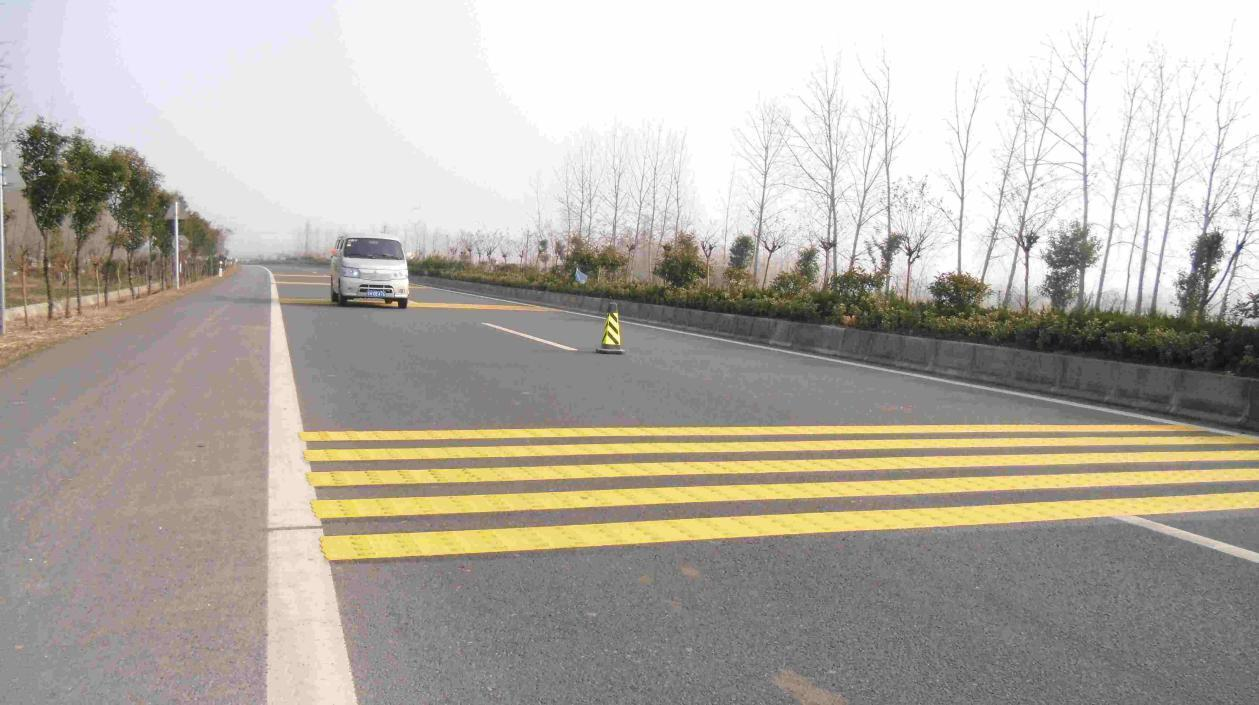
#> input picture samples/img2.jpeg, 1259 x 705 px
$ python final.py samples/img2.jpeg
#> lines starting #> are read from the running program, lines starting #| are printed output that depends on the picture; after the words box and inside, x2 and y2 are one past the last pixel; in counts of white or black regions, pixels touching at a corner belong together
#!/usr/bin/env python3
"""
Automatic corner detection for a set of painted road strips (yellow / white).

Input  : a single image
Output : the 4 corner points (original-image pixel coordinates), the polygon
         area, and an annotated image in the same style as the sample in the PDF.

Usage:
    python final.py road.jpg
    python final.py road.jpg --color white
    python final.py road.jpg --out result.png --debug

What is looked for
    A *group* of several (>= 3) roughly parallel, roughly horizontal paint
    strips lying across the road (speed-breaker / rumble markings).  Single
    long lines (lane divider, road edge line, centre line) are ignored, no
    matter what colour they are, because they are (a) steep in the image and
    (b) not a stack of parallel strips.

Pipeline
    1. Downscale large images to a working width.
    2. Colour masks (yellow, white) -> paint pixels. White uses local contrast
       so thin white lines on grey asphalt are caught but bright sky is not.
    3. Orientation filter: morphological opening with line kernels from
       -35..+35 deg keeps only near-horizontal line segments.
    4. Closing merges neighbouring strips into blobs.
    5. Every blob is cross-sectioned; the number of separate strips in it is
       counted. Blobs with >= 3 strips are scored (strips x length); the best
       blob over all colours wins.
    6. Both outer strips are tracked to their ends -> 4 corners, ordered
       clockwise, mapped back to the original resolution.
"""
import argparse
import json
import sys

import cv2
import numpy as np

WORK_WIDTH = 1280
MAX_TILT_DEG = 35          # strips steeper than this are not "horizontal"
MIN_STRIPS = 3             # a strip *set* needs at least this many strips

# HSV ranges (OpenCV: H 0-179, S/V 0-255)
YELLOW_RANGE = ((12, 80, 110), (38, 255, 255))


# --------------------------------------------------------------------------- #
# Masks
# --------------------------------------------------------------------------- #
def build_mask(bgr, color):
    """Binary mask of the requested paint colour."""
    blur = cv2.GaussianBlur(bgr, (3, 3), 0)
    hsv = cv2.cvtColor(blur, cv2.COLOR_BGR2HSV)

    if color == "yellow":
        mask = cv2.inRange(hsv, np.array(YELLOW_RANGE[0]), np.array(YELLOW_RANGE[1]))
        lab = cv2.cvtColor(blur, cv2.COLOR_BGR2LAB)
        mask &= (lab[:, :, 2] > 140).astype(np.uint8) * 255
        return mask

    # white: bright, unsaturated AND brighter than the local surroundings
    gray = cv2.cvtColor(bgr, cv2.COLOR_BGR2GRAY).astype(np.int16)
    sigma = max(4, bgr.shape[1] // 80)
    bg = cv2.GaussianBlur(gray.astype(np.uint8), (0, 0), sigma).astype(np.int16)
    contrast = gray - bg
    mask = (contrast > 18) & (hsv[:, :, 1] < 80) & (hsv[:, :, 2] > 110)
    return mask.astype(np.uint8) * 255


def road_roi_top(bgr):
    """Rows above this are ignored (sky, trees, far background)."""
    return int(bgr.shape[0] * 0.40)


def line_kernel(length, angle_deg):
    k = np.zeros((length, length), np.uint8)
    c = length // 2
    dx = np.cos(np.radians(angle_deg)) * c
    dy = -np.sin(np.radians(angle_deg)) * c
    cv2.line(k, (int(round(c - dx)), int(round(c - dy))),
             (int(round(c + dx)), int(round(c + dy))), 1, 1)
    return k


def keep_horizontal_lines(mask):
    """Keep only pixels that belong to near-horizontal line segments."""
    w = mask.shape[1]
    L = max(21, (w // 20) | 1)
    out = np.zeros_like(mask)
    for ang in range(-MAX_TILT_DEG, MAX_TILT_DEG + 1, 5):
        out |= cv2.morphologyEx(mask, cv2.MORPH_OPEN, line_kernel(L, ang))
    return out


def merge_strips(mask):
    """Close the gaps between neighbouring strips so a set becomes one blob."""
    w = mask.shape[1]
    kx = max(9, w // 60)
    ky = max(9, w // 45)
    k = cv2.getStructuringElement(cv2.MORPH_ELLIPSE, (kx, ky))
    return cv2.morphologyEx(mask, cv2.MORPH_CLOSE, k)


def principal_axes(pts):
    """Unit vectors (u: along the strips, left->right; v: across, pointing down)."""
    c = pts.mean(axis=0)
    _, _, vt = np.linalg.svd((pts - c).astype(np.float64), full_matrices=False)
    u = vt[0]
    if u[0] < 0:
        u = -u
    v = np.array([-u[1], u[0]])
    if v[1] < 0:
        v = -v
    return c, u, v


def _runs_per_bin(pts, t, s, gap=2.0):
    """For every 1-px bin along the main axis, split pixels into runs across it
    (one run ~ one strip). Returns {bin: [(s_center, mean_x, mean_y), ...]}."""
    tb = np.round(t).astype(int)
    order = np.lexsort((s, tb))
    tb, s, pts = tb[order], s[order], pts[order]
    out = {}
    edges = np.flatnonzero(np.diff(tb)) + 1
    for lo, hi in zip(np.r_[0, edges], np.r_[edges, len(tb)]):
        ss, pp = s[lo:hi], pts[lo:hi]
        cuts = np.flatnonzero(np.diff(ss) > gap) + 1
        runs = []
        for a_, b_ in zip(np.r_[0, cuts], np.r_[cuts, len(ss)]):
            runs.append((ss[a_:b_].mean(), pp[a_:b_, 0].mean(), pp[a_:b_, 1].mean()))
        out[tb[lo]] = runs
    return out


def _track_all(bins, b0, centers, direction, max_jump=4.0, max_gap=300):
    """
    Follow ALL strips simultaneously from cross-section b0 in one direction.
    Each run can be claimed by only one strip (so a strip that has ended can
    not 'steal' its neighbour). A gap in the paint (e.g. where a lane line
    crosses the strip) is bridged by extrapolating the strip's recent trend.
    Returns the last seen (x, y) per strip.
    """
    k = len(centers)
    hist = [[(b0, c)] for c in centers]          # matched (bin, centre) history
    miss = [0] * k
    alive = [True] * k
    last = [None] * k
    lo, hi = min(bins), max(bins)
    spacing = float(np.median(np.diff(sorted(centers)))) if k > 1 else 10.0

    def predict(i, b):
        h = hist[i][-100:]
        (b_a, c_a), (b_z, c_z) = h[0], h[-1]
        slope = (c_z - c_a) / (b_z - b_a) if b_z != b_a else 0.0
        return c_z + slope * (b - b_z)

    b = b0
    while any(alive) and lo <= b + direction <= hi:
        b += direction
        runs = list(bins.get(b, []))
        pred = {i: predict(i, b) for i in range(k) if alive[i]}
        pairs = sorted(
            (abs(r[0] - pred[i]), i, j)
            for i in pred for j, r in enumerate(runs)
        )
        taken_i, taken_j = set(), set()
        for d, i, j in pairs:
            if i in taken_i or j in taken_j:
                continue
            off = runs[j][0] - pred[i]                   # <0: above the prediction
            tol_in = min(max_jump + 0.03 * miss[i], 0.5 * spacing)
            tol_out = min(max_jump + 0.15 * miss[i], 3 * spacing)
            outward_up = (i == 0 and off < 0)            # outermost strips have nothing
            outward_dn = (i == k - 1 and off > 0)        # beyond them, so re-acquire loosely
            if abs(off) > (tol_out if (outward_up or outward_dn) else tol_in):
                continue
            taken_i.add(i); taken_j.add(j)
            hist[i].append((b, runs[j][0]))
            miss[i] = 0
            last[i] = (runs[j][1], runs[j][2])
        for i in pred:
            if i not in taken_i:
                miss[i] += 1
                if miss[i] > max_gap:
                    alive[i] = False
    return last


def best_cross_section(bins, t):
    """Cross-section (bin) near the middle of the span that shows most strips."""
    mid = int(np.median(t))
    cand = [b for b in bins if abs(b - mid) <= 0.2 * (t.max() - t.min())]
    if not cand:
        return None, []
    b0 = max(cand, key=lambda b: (len(bins[b]), -abs(b - mid)))
    return b0, sorted(bins[b0], key=lambda r: r[0])


def analyse_blob(comp):
    """Return dict(n_strips, quad, score) for a blob mask, or None."""
    ys, xs = np.nonzero(comp)
    if len(xs) < 50:
        return None
    P = np.column_stack([xs, ys]).astype(np.float64)
    c, u, v = principal_axes(P)
    t, s = (P - c) @ u, (P - c) @ v
    span = t.max() - t.min()
    if span < 0.12 * comp.shape[1]:
        return None
    bins = _runs_per_bin(P, t, s)
    b0, runs = best_cross_section(bins, t)
    if len(runs) < 2:
        return None

    centers = [r[0] for r in runs]
    left = _track_all(bins, b0, centers, -1)
    right = _track_all(bins, b0, centers, +1)

    # end points of every strip, and its tracked length
    strips = []
    for i, r in enumerate(runs):
        pl = left[i] or (r[1], r[2])
        pr = right[i] or (r[1], r[2])
        strips.append((pl, pr, float(np.hypot(pr[0] - pl[0], pr[1] - pl[1]))))
    longest = max(st[2] for st in strips)
    strips = [st for st in strips if st[2] >= 0.4 * longest]   # drop stubs / crossing fragments
    if len(strips) < 2:
        return None
    (tl, tr, _), (bl, br, _) = strips[0], strips[-1]
    quad = np.array([tl, tr, br, bl], np.float32)
    runs = strips

    # a real strip set: strips must be long compared with the gaps between them
    n = len(runs)
    return dict(n_strips=n, quad=quad, score=n * span, span=span)


def order_clockwise(pts):
    """Order 4 points clockwise starting from the top-left-most point."""
    c = pts.mean(axis=0)
    ang = np.arctan2(pts[:, 1] - c[1], pts[:, 0] - c[0])
    pts = pts[np.argsort(ang)]            # clockwise in image coordinates
    start = np.argmin(pts[:, 0] + pts[:, 1])
    return np.roll(pts, -start, axis=0)


# --------------------------------------------------------------------------- #
# Main API
# --------------------------------------------------------------------------- #
def candidate_groups(img, color):
    """Yield analysed strip-group candidates for one colour."""
    roi_top = road_roi_top(img)
    raw = build_mask(img, color)
    raw[:roi_top, :] = 0
    lines = keep_horizontal_lines(raw)
    merged = merge_strips(lines)

    n, labels, stats, _ = cv2.connectedComponentsWithStats(merged, 8)
    for i in range(1, n):
        if stats[i, cv2.CC_STAT_AREA] < 0.0005 * merged.size:
            continue
        comp = (labels == i) & (lines > 0)
        info = analyse_blob(comp)
        if info:
            info["color"], info["mask"] = color, comp.astype(np.uint8) * 255
            yield info


def detect_corners(image_path, color="auto"):
    """
    Returns (corners[4x2 float array in original pixels], area, color_used, mask)
    or (None, 0, None, None) if nothing was found.
    """
    orig = cv2.imread(image_path)
    if orig is None:
        raise FileNotFoundError(f"Cannot read image: {image_path}")

    scale = WORK_WIDTH / orig.shape[1] if orig.shape[1] > WORK_WIDTH else 1.0
    img = cv2.resize(orig, None, fx=scale, fy=scale, interpolation=cv2.INTER_AREA) \
        if scale != 1.0 else orig

    colors = ["yellow", "white"] if color == "auto" else [color]
    cands = [c for col in colors for c in candidate_groups(img, col)]

    good = [c for c in cands if c["n_strips"] >= MIN_STRIPS]
    pool = good or [c for c in cands if c["n_strips"] >= 2]
    if not pool:
        return None, 0.0, None, None

    best = max(pool, key=lambda c: c["score"])
    quad = order_clockwise(best["quad"]) / scale
    area = float(cv2.contourArea(quad.astype(np.float32)))
    return quad, area, best["color"], best["mask"]


def annotate(image_path, corners, area):
    img = cv2.imread(image_path)
    pts = corners.astype(int)
    cv2.polylines(img, [pts.reshape(-1, 1, 2)], True, (0, 255, 0), 2, cv2.LINE_AA)
    for i, (x, y) in enumerate(pts, 1):
        cv2.circle(img, (x, y), 5, (0, 0, 255), -1)
        cv2.putText(img, f"{i}:({x},{y})", (x + 6, y - 8),
                    cv2.FONT_HERSHEY_SIMPLEX, 0.5, (255, 255, 255), 1, cv2.LINE_AA)
    cv2.putText(img, f"Area: {area:.2f} px^2", (10, 25),
                cv2.FONT_HERSHEY_SIMPLEX, 0.7, (0, 255, 255), 2, cv2.LINE_AA)
    return img


def main():
    ap = argparse.ArgumentParser(description="Detect the 4 corners of a set of road strips.")
    ap.add_argument("image", help="input image path")
    ap.add_argument("--color", choices=["auto", "yellow", "white"], default="auto",
                    help="strip colour (default: auto = try yellow, then white)")
    ap.add_argument("--out", default=None, help="annotated output path")
    ap.add_argument("--debug", action="store_true", help="also save the binary mask")
    args = ap.parse_args()

    corners, area, col, mask = detect_corners(args.image, args.color)
#> in detect_corners, orig is the input picture: shape (705, 1259, 3); mean B, G, R 164.1, 172.9, 178.4
#> in build_mask, `mask = cv2.inRange(hsv, np.array(YELLOW_RANGE[0]), np.array(YELLOW_RAN..`:
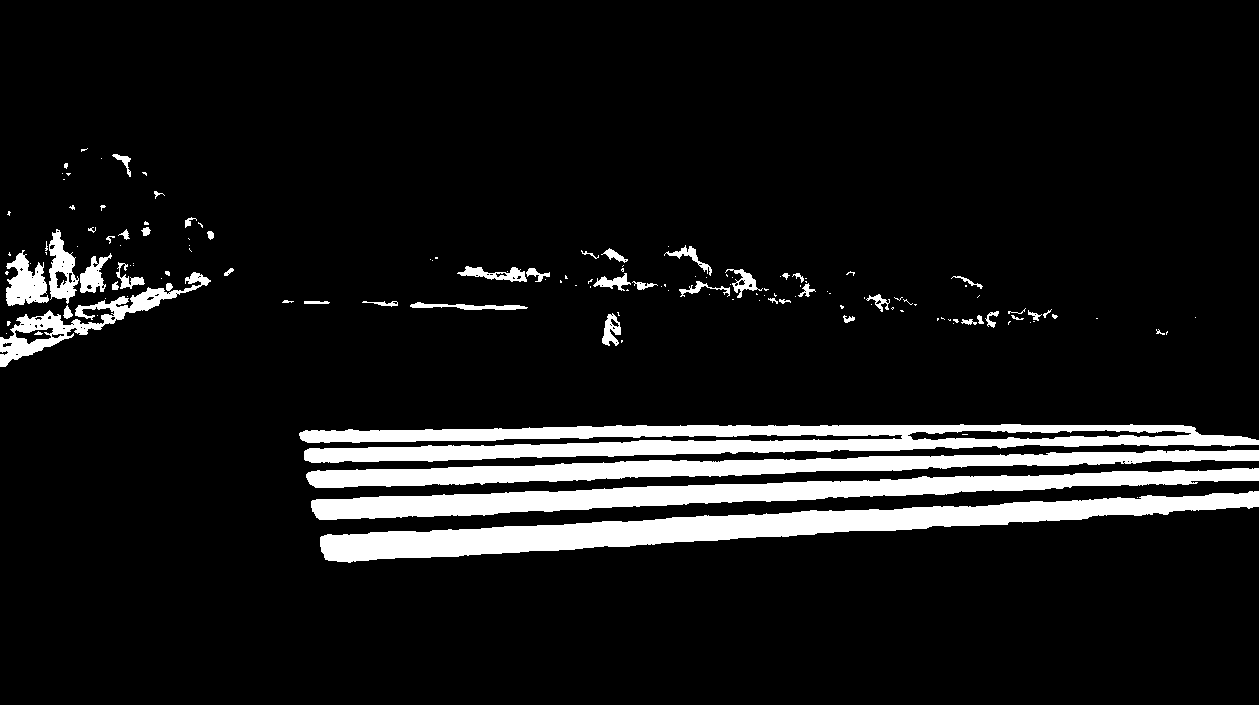
#> mask: shape (705, 1259); 9.4% white; 147 white regions (94 under 20 px), largest, box (x1, y1, x2, y2) and area: (320, 491, 1259, 563) 21006, (299, 424, 1259, 463) 20012, (311, 468, 1259, 520) 16426
#> in keep_horizontal_lines, `w = mask.shape[1]`: w = 1259
#> in keep_horizontal_lines, `L = max(21, (w // 20) | 1)`: L = 63
#> the loop in keep_horizontal_lines, `for ang in range(-MAX_TILT_DEG, MAX_TILT_DEG + 1, 5):` made 15 passes
#> (dx in line_kernel, dy in line_kernel) on passes 1 to 4: (25.39, 17.78), (26.85, 15.5), (28.1, 13.1), (29.13, 10.6)
#> after the loop in keep_horizontal_lines, `for ang in range(-MAX_TILT_DEG, MAX_TILT_DEG + 1, 5):`:
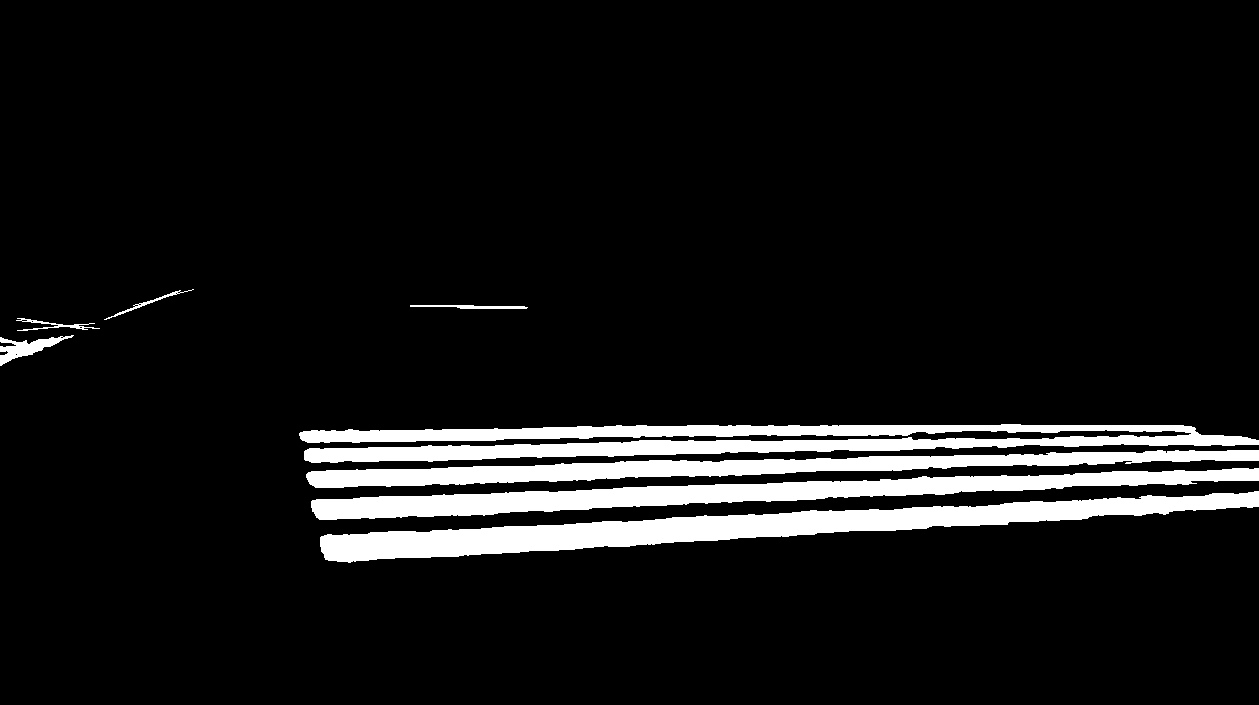
#> out: shape (705, 1259); 8.2% white; 8 white regions, largest, box (x1, y1, x2, y2) and area: (320, 491, 1259, 563) 20988, (299, 424, 1259, 463) 19901, (311, 468, 1259, 520) 16407
#> in merge_strips, `w = mask.shape[1]`: w = 1259
#> in merge_strips, `kx = max(9, w // 60)`: kx = 20
#> in merge_strips, `ky = max(9, w // 45)`: ky = 27
#> in analyse_blob, `ys, xs = np.nonzero(comp)`: ys = 1311 values from 289 to 365; xs = 1311 values, max 193 at index 1, min 0 at index 506, mean 52.04
#> in analyse_blob, `P = np.column_stack([xs, ys]).astype(np.float64)`: P = 1311 pairs, first value 0 to 193, second value 289 to 365
#> in principal_axes, `c = pts.mean(axis=0)`: c = [52.04, 335.2]
#> in principal_axes, `_, _, vt = np.linalg.svd((pts - c).astype(np.float64), full_matrices=F..`: vt = [[-0.945, 0.326], [-0.326, -0.945]]
#> in principal_axes, `u = vt[0]`: u = [-0.945, 0.326]
#> in principal_axes, `u = -u`: u = [0.945, -0.326]
#> in principal_axes, `v = np.array([-u[1], u[0]])`: v = [0.326, 0.945]
#> in analyse_blob, `c, u, v = principal_axes(P)`: c = [52.04, 335.2]; u = [0.945, -0.326]; v = [0.326, 0.945]
#> in analyse_blob, `t, s = (P - c) @ u, (P - c) @ v`: t = 1311 values, max 148.3 at index 1, min -58.92 at index 1309, mean 0; s = 1311 values, max 11.55 at index 1310, min -27.66 at index 214, mean 3.47e-15
#> in analyse_blob, `span = t.max() - t.min()`: span = 207.2
#> in _runs_per_bin, `tb = np.round(t).astype(int)`: tb = 1311 values, max 148 at index 1, min -59 at index 1306, mean 0.00153
#> in _runs_per_bin, `order = np.lexsort((s, tb))`: order = 1311 values, max 1310 at index 6, min 0 at index 1309, mean 655
#> in _runs_per_bin, `tb, s, pts = tb[order], s[order], pts[order]`: tb = 1311 values from -59 to 148; s = 1311 values, max 11.55 at index 6, min -27.66 at index 460, mean 3.21e-15; pts has the same summary as P in analyse_blob
#> in _runs_per_bin, `edges = np.flatnonzero(np.diff(tb)) + 1`: edges = 201 values from 2 to 1310
#> the loop in _runs_per_bin, `for lo, hi in zip(np.r_[0, edges], np.r_[edges, len(tb)]):` made 202 passes
#> (lo, hi, cuts) on passes 6 to 8: (32, 45, [3]), (45, 60, [6]), (60, 75, [7])
#> after the loop in _runs_per_bin, `for lo, hi in zip(np.r_[0, edges], np.r_[edges, len(tb)]):`: out = 202 items
#> in best_cross_section, `mid = int(np.median(t))`: mid = -16
#> in best_cross_section, `cand = [b for b in bins if abs(b - mid) <= 0.2 * (t.max() - t.min())]`: cand = 83 values from -57 to 25
#> in best_cross_section, `b0 = max(cand, key=lambda b: (len(bins[b]), -abs(b - mid)))`: b0 = -14
#> in analyse_blob, `b0, runs = best_cross_section(bins, t)`: runs = [(-20.88, 32, 320), (-18.66, 33, 322), (-11.86, 35, 328.5), (4.54, 40.36, 344)]
#> in analyse_blob, `centers = [r[0] for r in runs]`: centers = [-20.88, -18.66, -11.86, 4.54]
#> in _track_all, `k = len(centers)`: k = 4
#> in _track_all, `hist = [[(b0, c)] for c in centers]`: hist = [[(-14, -20.88)], [(-14, -18.66)], [(-14, -11.86)], [(-14, 4.54)]]
#> in _track_all, `miss = [0] * k`: miss = [0, 0, 0, 0]
#> in _track_all, `alive = [True] * k`: alive = [True, True, True, True]
#> in _track_all, `last = [None] * k`: last = 4 items
#> in _track_all, `lo, hi = min(bins), max(bins)`: lo = -59; hi = 148
#> in _track_all, `spacing = float(np.median(np.diff(sorted(centers)))) if k > 1 else 10.0`: spacing = 6.8
#> in _track_all, `b = b0`: b = -14
#> the loop in _track_all, `while any(alive) and lo <= b + direction <= hi:` made 45 passes
#> (b, pred) on passes 5 to 6: (-19, {0: -22.64, 1: -18.66, 2: -12.9, 3: 4.74}), (-20, {0: -22.96, 1: -18.66, 2: -13.25, 3: 4.96})
#> the loop in analyse_blob, `for i, r in enumerate(runs):` made 4 passes
#> the loop in _runs_per_bin (call 2), `for lo, hi in zip(np.r_[0, edges], np.r_[edges, len(tb)]):` made 958 passes
#> (lo, hi) on passes 1 to 3: (0, 6), (6, 14), (14, 23)
#> the loop in analyse_blob (call 2), `for i, r in enumerate(runs):` made 5 passes
#> r on passes 1 to 4: (-53.82, 711, 430), (-36.79, 712, 447), (-15.29, 712.3, 468.5), (9.72, 713, 493.5)
    if corners is None:
        print(json.dumps({"found": False}))
        sys.exit(1)

    out = args.out or args.image.rsplit(".", 1)[0] + "_corners.png"
    cv2.imwrite(out, annotate(args.image, corners, area))
#> the loop in annotate, `for i, (x, y) in enumerate(pts, 1):` made 4 passes
#> (x, y) on passes 1 to 4: (300, 434), (1195, 428), (1257, 498), (321, 547)
#> in annotate, `cv2.putText(img, f"Area: {area:.2f} px^2", (10, 25), cv2.FONT_HERSHEY_..`:
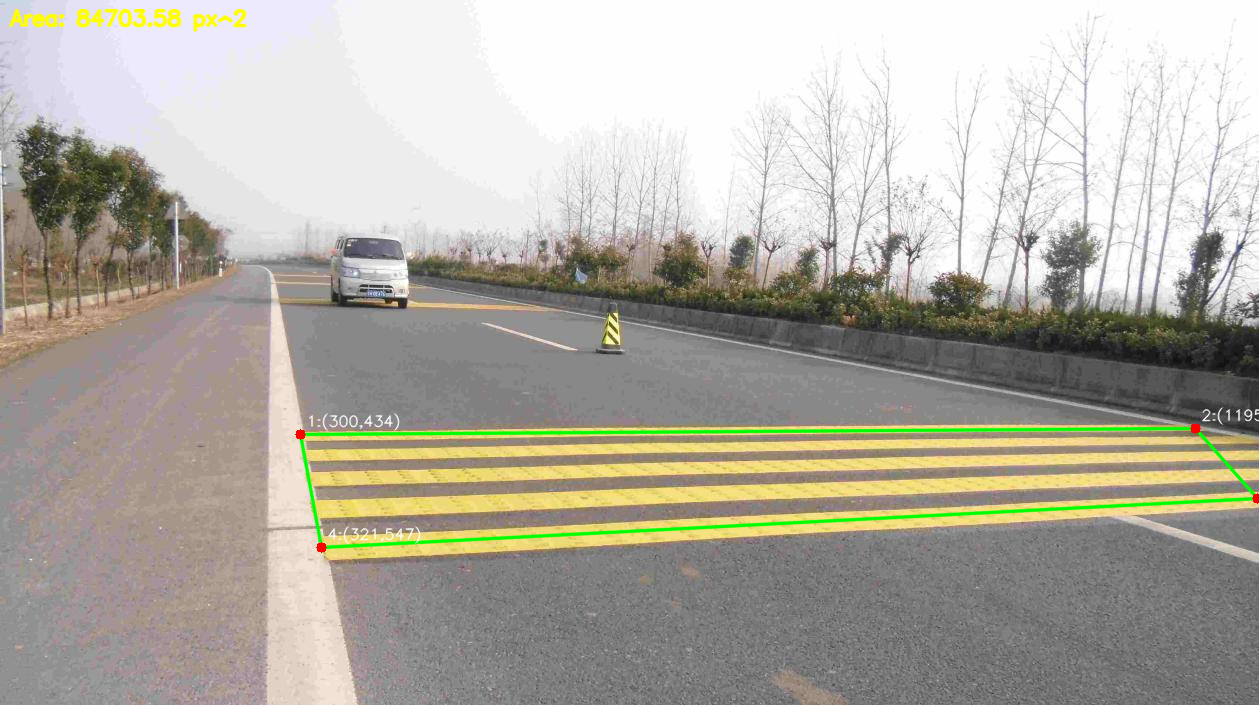
#> img: shape (705, 1259, 3); mean B, G, R 162.7, 173.3, 176.7
    if args.debug:
        cv2.imwrite(out.rsplit(".", 1)[0] + "_mask.png", mask)

    print(json.dumps({
        "found": True,
        "color": col,
        "corners": [[round(float(x), 1), round(float(y), 1)] for x, y in corners],
        "area_px2": round(area, 2),
        "annotated_image": out,
    }, indent=2))
#> (printed output is left out)


if __name__ == "__main__":
    main()
